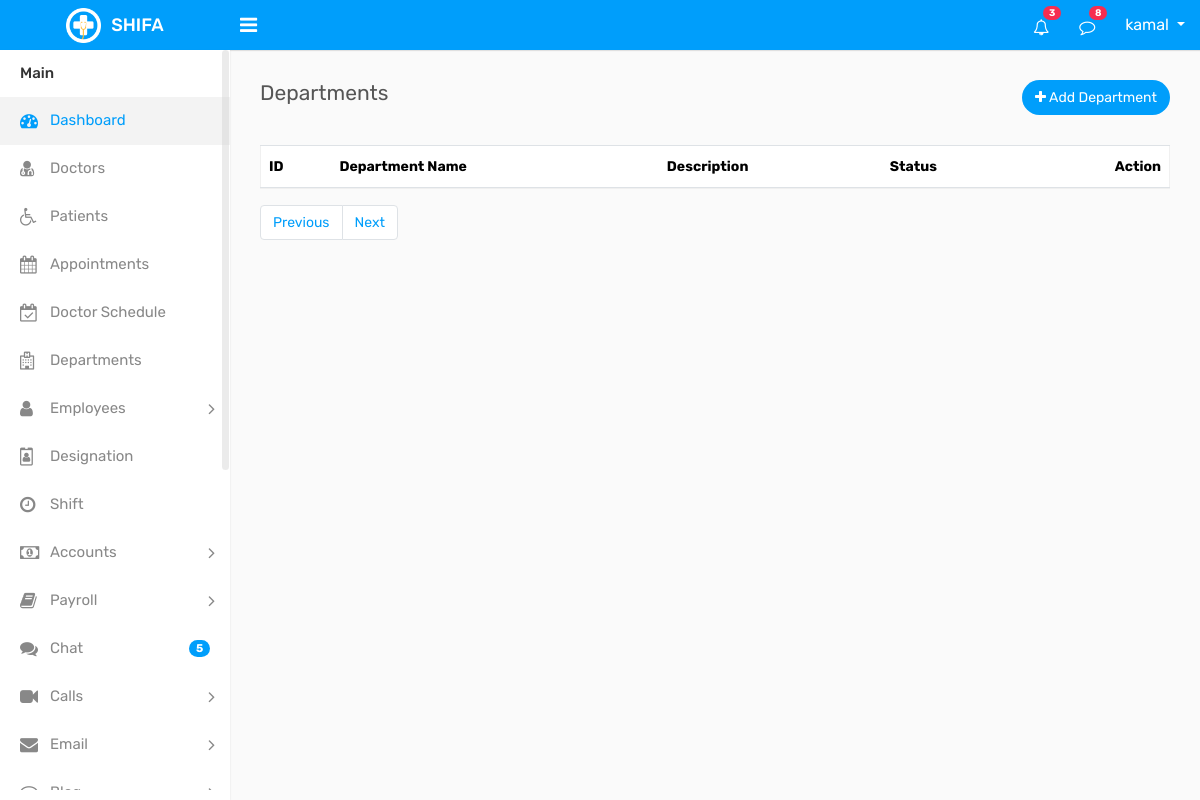
Before: /departments/departments.php (signed in) with the older database file.
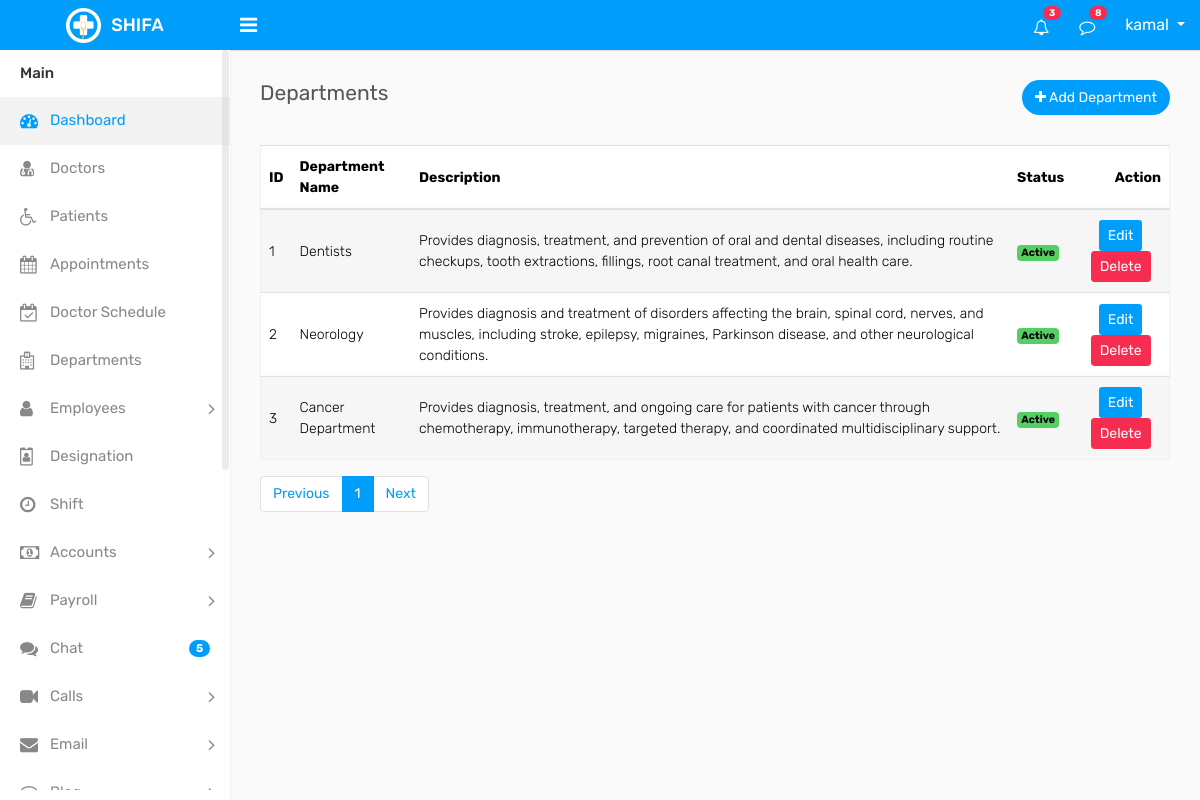
After: the same page with the newer database file.
### tables this page shows
CREATE TABLE `departments` (
  `id` int(11) NOT NULL,
  `department_name` varchar(100) DEFAULT NULL,
  `description` varchar(255) DEFAULT NULL,
  `status` int(2) DEFAULT NULL COMMENT 'active=1, inactive=0',
  `created_at` timestamp NOT NULL DEFAULT current_timestamp(),
  `updated_at` timestamp NOT NULL DEFAULT current_timestamp() ON UPDATE current_timestamp(),
  `deleted_at` datetime DEFAULT NULL
);

### component/connection.php (called while the page is built, shortened)
<?php
    $base_url = "http://localhost/shifa/";
    require_once  ($_SERVER['DOCUMENT_ROOT'] . "/shifa/crud/crud_class.php");
    $crud = new crud_class();
?>

### crud/crud_class.php (called while the page is built, shortened)
<?php
class crud_class{
    private $host = "localhost";
    private $username = "root";
    private $password = "";
    private $database = "shifa";
    public $conn;
    public function __construct(){
        $this->conn = new mysqli($this->host, $this->username, $this->password, $this->database);
    }
    public function common_select($table, $columns = "*", $where = [],$where_condition = "AND", $order_by = "",
        $sort_order = "ASC",$limit = "",$offset = ""){
        $result=[
            "status"=>false,
            "data"=>[],
            "message"=>""
        ];
        $sql = "SELECT $columns FROM $table";
        if(!empty($where)){
            $where_clauses = [];
            foreach($where as $column => $value){
                $where_clauses[] = "$table" . "." . "$column = '" . $this->conn->real_escape_string($value) . "'";
            }
            $sql .= " WHERE " . implode(" $where_condition ", $where_clauses);
            $sql .= " AND deleted_at IS NULL";
        }else{
            $sql .= " WHERE deleted_at IS NULL";
        }
        if(!empty($order_by)){
            $sql .= " ORDER BY $order_by $sort_order";
        }
        if(!empty($limit)){
            $sql .= " LIMIT $limit";
        }
        $rs = $this->conn->query($sql);
        if($rs->num_rows > 0){
            $result["status"] = true;
            $result["message"] = "Records found";
            while($row = $rs->fetch_object()){
                $result["data"][] = $row;
            }
            return $result;
        } else {
            $result["message"] = "No records found";
            return $result;
        }
    }
    public function number_of_records($table){
        $sql = "SELECT COUNT(*) as total FROM $table";
        $rs = $this->conn->query($sql);
        if($rs->num_rows > 0){
            $row = $rs->fetch_object();
            return $row->total;
        } else {
            return 0;
        }
    }
}

### departments/departments.php (the view, shortened to what this page needs)
<?php require_once "../component/header.php"; ?>
<?php require_once "../component/sidebar.php"; ?>
        <div class="page-wrapper">
            <div class="content">
                <div class="row">
                    <div class="col-sm-5 col-5">
                        <h4 class="page-title">Departments</h4>
                    </div>
                    <div class="col-sm-7 col-7 text-right m-b-30">
                        <a href="add-department.php" class="btn btn-primary btn-rounded"><i class="fa fa-plus"></i> Add Department</a>
                    </div>
                </div>
                <div class="row">
                    <div class="col-md-12">
                        <div class="table-responsive">
                            <table class="table table-striped custom-table mb-0 datatable">
                                <thead>
                                    <tr>
                                        <th>ID</th>
                                        <th>Department Name</th>
                                        <th>Description</th>
                                        <th>Status</th>
                                        <th class="text-right">Action</th>
                                    </tr>
                                </thead>
                                <tbody>
                                    <tr>
                                        <?php
                                        if(isset($_GET['page']) && is_numeric($_GET['page'])){
                                            $page = (int)$_GET['page'];
                                        } else {
                                            $page = 1;
                                        }
                                        $departments = $crud->common_select("departments",'*',[],'AND','id','ASC',10,($page-1)*10);
                                        if($departments['status']){
                                        foreach ($departments['data'] as $department) { ?>
                                        <td><?= $department->id ?></td>
                                        <td><?= $department->department_name ?></td>
                                        <td><?= $department->description ?></td>
                                        <td>
                                            <?php if ($department->status == '1') { ?>
                                            <span class="badge bg-success">Active</span>
                                            <?php } else { ?>
                                            <span class="badge bg-danger">Inactive</span>
                                            <?php } ?>
                                        </td>
                                        <td class="text-center">
                                            <a href="<?= $base_url ?>departments/edit.php?id=<?= $department->id ?>" class="btn btn-sm btn-primary mb-2 mb-lg-0 me-0 me-lg-2">Edit</a>
                                            <a href="<?= $base_url ?>departments/delete.php?id=<?= $department->id ?>" class="btn btn-sm btn-danger">Delete</a>
                                        </td>
                                    </tr>
                                            <?php } } ?>
                                </tbody>
                            </table>
                        </div>
                        <div class="pb-3 ps-3 mt-3 d-flex justify-content-center justify-content-md-between justify-content-lg-between flex-wrap flex-md-nowrap">
                <nav aria-label="Page navigation" class="mb-3 mb-md-0 mb-lg-0">
                  <?php
                      $total_records = $crud->number_of_records("departments");
                      $records_per_page = 10;
                      $total_pages = ceil($total_records / $records_per_page);
                  ?>
                  <ul class="pagination">
                    <li class="page-item">
                      <a class="page-link" href="#" aria-label="Previous">Previous</a>
                    </li>
                    <?php for ($i = 1; $i <= $total_pages; $i++) { ?>
                      <li class="page-item <?= ($i == $page) ? 'active' : '' ?>"><a class="page-link" href="<?= $base_url ?>departments/departments.php?page=<?= $i ?>"><?= $i ?></a></li>
                    <?php } ?>
                    <li class="page-item">
                      <a class="page-link" href="#" aria-label="Next">Next</a>
                    </li>
                  </ul>
              </nav>
            </div>
        </div>
    </div>
</div>
        </div>
    </div>
<?php require_once "../component/footer.php"; ?>

### component/header.php (shortened to what this page needs)
<?php
    require_once "connection.php";
?>
<!DOCTYPE html>
<html lang="en">
<head>
    <link rel="stylesheet" type="text/css" href="<?= $base_url; ?>assets/assets/css/bootstrap.min.css">
    <link rel="stylesheet" type="text/css" href="<?= $base_url; ?>assets/assets//css/font-awesome.min.css">
    <link rel="stylesheet" type="text/css" href="<?= $base_url; ?>assets/assets//css/style.css">
</head>

### component/sidebar.php (shortened to what this page needs)
<body>
    <div class="main-wrapper">
        <div class="header">
			<div class="header-left">
				<a href="<?= $base_url; ?>dashboard.php" class="logo">
					<img src="<?= $base_url; ?>assets/assets/img/logo.png" width="35" height="35" alt=""> <span >SHIFA</span>
				</a>
			</div>
			<a id="toggle_btn" href="javascript:void(0);"><i class="fa fa-bars"></i></a>
            <ul class="nav user-menu float-right">
                <li class="nav-item dropdown d-none d-sm-block">
                    <a href="#" class="dropdown-toggle nav-link" data-toggle="dropdown"><i class="fa fa-bell-o"></i> <span class="badge badge-pill bg-danger float-right">3</span></a>
                </li>
                <li class="nav-item dropdown d-none d-sm-block">
                    <a href="javascript:void(0);" id="open_msg_box" class="hasnotifications nav-link"><i class="fa fa-comment-o"></i> <span class="badge badge-pill bg-danger float-right">8</span></a>
                </li>
                <li class="nav-item dropdown has-arrow">
                    <a href="#" class="dropdown-toggle nav-link user-link" data-toggle="dropdown">
                        <span class="auth-name"><?= $_SESSION['user_name']; ?></span>
                    </a>
                </li>
            </ul>
        </div>
<div class="sidebar" id="sidebar">
            <div class="sidebar-inner slimscroll">
                <div id="sidebar-menu" class="sidebar-menu">
                    <ul>
                        <li class="menu-title">Main</li>
                        <li class="active">
                            <a href="<?= $base_url; ?>dashboard.php"><i class="fa fa-dashboard"></i> <span>Dashboard</span></a>
                        </li>
						<li>
                            <a href="<?= $base_url; ?>doctors/doctors.php"><i class="fa fa-user-md"></i> <span>Doctors</span></a>
                        </li>
                        <li>
                            <a href="<?=$base_url; ?>patients/patients.php"><i class="fa fa-wheelchair"></i> <span>Patients</span></a>
                        </li>
                        <li>
                            <a href="appointments.html"><i class="fa fa-calendar"></i> <span>Appointments</span></a>
                        </li>
                        <li>
                            <a href="schedule.html"><i class="fa fa-calendar-check-o"></i> <span>Doctor Schedule</span></a>
                        </li>
                        <li>
                            <a href="<?= $base_url; ?>departments/departments.php"><i class="fa fa-hospital-o"></i> <span>Departments</span></a>
                        </li>
						<li class="submenu">
							<a href="#"><i class="fa fa-user"></i> <span> Employees </span> <span class="menu-arrow"></span></a>
						</li>
                        <li>
                            <a href="<?= $base_url; ?>designation/designation.php"><i class="fa fa-id-badge"></i> <span>Designation</span></a>
                        </li>
                        <li>
                            <a href="<?= $base_url; ?>shift/shift.php"><i class="fa fa-clock-o"></i> <span>Shift</span></a>
                        </li>
						<li class="submenu">
							<a href="#"><i class="fa fa-money"></i> <span> Accounts </span> <span class="menu-arrow"></span></a>
						</li>
						<li class="submenu">
							<a href="#"><i class="fa fa-book"></i> <span> Payroll </span> <span class="menu-arrow"></span></a>
						</li>
                        <li>
                            <a href="chat.html"><i class="fa fa-comments"></i> <span>Chat</span> <span class="badge badge-pill bg-primary float-right">5</span></a>
                        </li>
                        <li class="submenu">
                            <a href="#"><i class="fa fa-video-camera camera"></i> <span> Calls</span> <span class="menu-arrow"></span></a>
                        </li>
                        <li class="submenu">
                            <a href="#"><i class="fa fa-envelope"></i> <span> Email</span> <span class="menu-arrow"></span></a>
                        </li>
                        <li class="submenu">
                            <a href="#"><i class="fa fa-commenting-o"></i> <span> Blog</span> <span class="menu-arrow"></span></a>
                        </li>
                    </ul>
                </div>
            </div>
        </div>

### component/footer.php (shortened to what this page needs)
</body>
</html>

Changed rows visible on the page:
added departments: id "1", department_name "Dentists", description "Provides diagnosis, treatment, and prevention of oral and dental diseases, including routine checkups, tooth extractions, fillings, root canal treatment, and oral health care.", status "Active"
added departments: id "2", department_name "Neorology", description "Provides diagnosis and treatment of disorders affecting the brain, spinal cord, nerves, and muscles, including stroke, epilepsy, migraines, Parkinson disease, and other neurological conditions.", status "Active"
added departments: id "3", department_name "Cancer Department", description "Provides diagnosis, treatment, and ongoing care for patients with cancer through chemotherapy, immunotherapy, targeted therapy, and coordinated multidisciplinary support.", status "Active"
Other visible differences:
new list line: "1"
